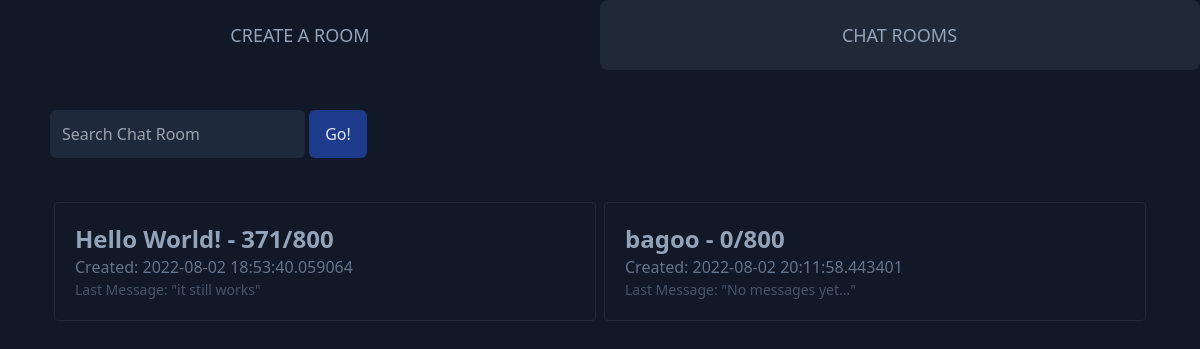
Before: / with the older database file.
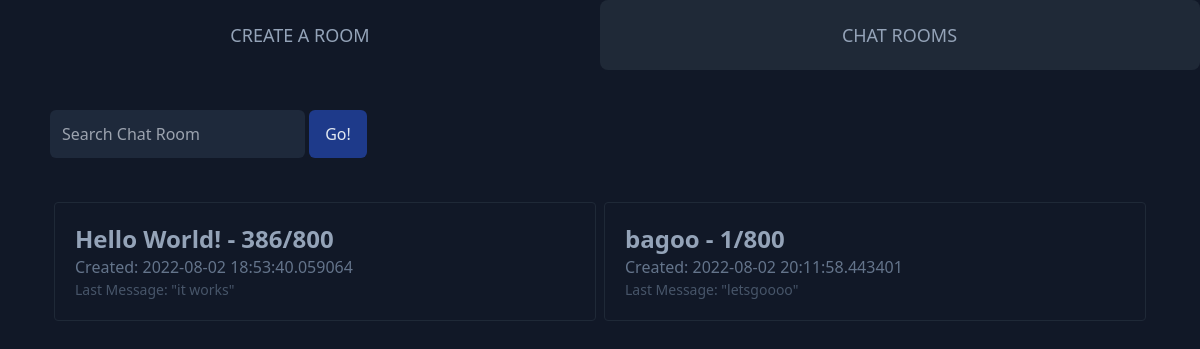
After: the same page with the newer database file.
### app.py (models this page shows, shortened)
class Rooms(db.Model):
    RID = db.Column(db.Integer, primary_key=True)
    name = db.Column(db.String(100), unique=True, nullable=False)
    visibility = db.Column(db.String(20), nullable=False)
    date = db.Column(db.DateTime, nullable=False, default=datetime.utcnow)
    messages = db.Column(db.Integer)

class Logs(db.Model):
    MID = db.Column(db.Integer, primary_key=True)
    RID = db.Column(db.Integer, nullable=False)
    message = db.Column(db.String(1000), nullable=False)

### app.py (the view)
@app.route('/', methods=['GET', 'POST'])
def index():
    public_rooms = Rooms.query.filter_by(visibility = "public").all()
    return render_template('listrooms.html',rooms = public_rooms, LastMessage = getLastMessage)

### app.py (called while the page is built)
def getLastMessage(RID):
    LastMessage = Logs.query.filter_by(RID=RID).order_by(Logs.MID.desc()).first()
    if LastMessage:
        return LastMessage.message
    return "No messages yet..."

### templates/listrooms.html (shortened to what this page needs)
{% extends 'layouts/layout_land.html' %}
{% block content %}
    <div class = "div2">
        <div class = "flex justify-start flex-wrap py-10">
        <form>
            <input type = "text" placeholder = "Search Chat Room" class = "bg-slate-800 rounded-md p-3 text-slate-400 font-light focus:outline-none ml-[50px]">
            <input type = "submit" value = "Go!" class = "bg-blue-900 rounded-md text-slate-200 p-4 py-3">
        </form>
        </div>
        <div class = "flex flex-wrap mx-[50px]">
      {% if rooms|length < 1 %}
        <h4 class = "text-center text-slate-400">No active rooms found!</h4>
      {% else %}
            {% for room in rooms %}
            <div class = "border border-gray-800 w-[calc(50%-8px)] m-1 rounded p-5 overflow-hidden hover:bg-gray-800 transition">
                <a href = {{url_for('roomview', RID = room.RID, name = room.name)}}>
                    <h2 class = "text-slate-400 text-2xl cursor-pointer font-semibold truncate hover:underline">
                        {{room.name}} - {{room.messages}}/800
                    </h2>
                </a>
                <p class = "text-slate-500">Created: {{room.date}}</p>
                <p class = "text-slate-600 text-[14px] font-normal truncate">Last Message: "{{LastMessage(room.RID)}}"</p>
            </div>
            {% endfor %}
        </div>
      {% endif %}
    </div>
{% endblock %}

### templates/layouts/layout_land.html (shortened to what this page needs)
<!DOCTYPE html>
<html lang="en">
<head>
    <link rel="stylesheet" href="{{url_for('static',filename='dist/css/output.css')}}">
</head>
<body class = "bg-gray-900">
    <div class = "flex flex-wrap w-full">
        <a href="/createroom" class = "create-room w-6/12 rounded-lg text-center text-slate-400 text-lg py-5 font-extralight border border-transparent">
            CREATE A ROOM
        </a>
        <a href="/" class = "chat-room w-6/12 rounded-lg text-center border-l-0 text-slate-400 text-lg py-5 font-extralight border border-transparent">
            CHAT ROOMS
        </a>
    </div>
    {% block content %}
    {% endblock %}
</body>
</html>

### templates/listrooms.html (style rules this page uses)
.chat-room { background-color: rgb(31 41 55); }

Changed rows visible on the page:
no longer on this page (row unchanged): Logs: message "it still works"
changed Rooms "Hello World!": messages "371" → "386"
added Logs: message "it works"
changed Rooms "bagoo": messages "0" → "1"; LastMessage "No messages yet..." → (not shown)
added Logs: message "letsgoooo"
